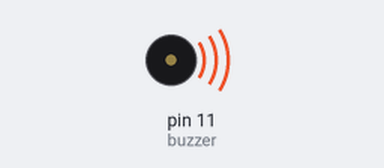
Bench run of a sketch on a simulated Arduino Uno, built with avr-gcc and run on an emulated ATmega328P. On the bench: buzzer (waves = sounding).

Above: at 0.5 s.
Timing chart, 0 to 4.6 s (numbered marks = the images above):
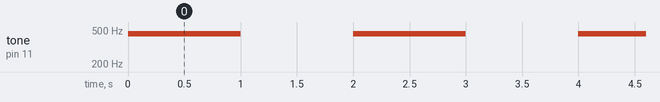

Measured:
- by itself, tone on pin 11 (buzzer): alternates 450 Hz for 1.0 s and silent for 1.0 s

The sketch:

buzzer.ino
```cpp
int buzzer = 11;

void setup () {

}

void loop () {
   tone(buzzer, 450);
   delay(1000);
   noTone(buzzer);
    delay(1000);
}
```
